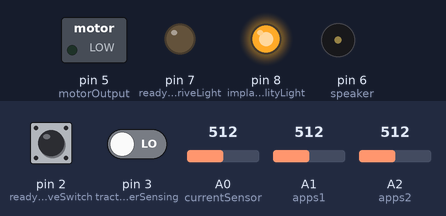
This sketch was run on a simulated Arduino Uno, built with avr-gcc and run on an emulated ATmega328P. Parts: switched loads named in the sketch (green lamp = pin HIGH), output pins drawn as LEDs (lit = HIGH), buzzer (waves = sounding, pin HIGH). The test bench sets the inputs (shaded band); at power-on: A1 (apps1) = 512, A2 (apps2) = 512, pin 2 (readyToDriveSwitch) HIGH, pin 3 (tractivePowerSensing) LOW, A0 (currentSensor) = 512. What the sketch prints to the serial monitor is not drawn.

Above: at 1.2 s.
1.3 s: A1 (apps1) set to 689
4.3 s: A1 (apps1) set to 717
At 5.3 s:
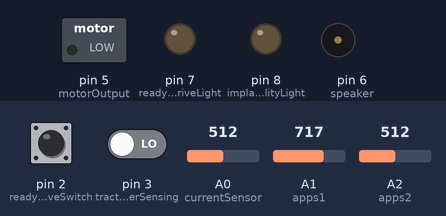
5.8 s: A2 (apps2) set to 536
At 6.4 s:
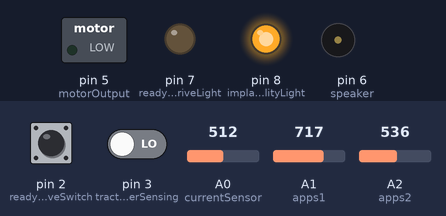
7.3 s: A2 (apps2) set to 511
At 7.6 s:
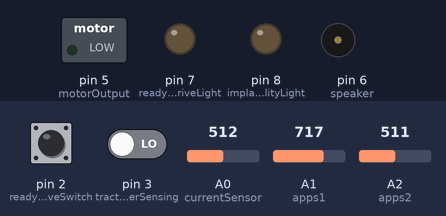
Timing chart, 0 to 9.8 s (numbered marks = the images above; inputs shaded):
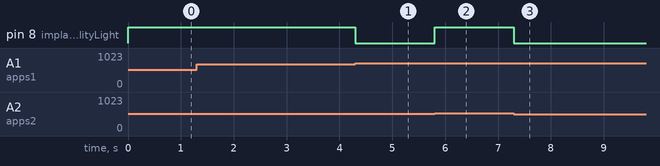

The sketch:

Trial_Motor_Controller.ino
```cpp
#include <TimerOne/TimerOne.h>
#include <Arduino.h>

#define currentSensor 0
#define apps1 1
#define apps2 2

#define readyToDriveSwitch 2
#define tractivePowerSensing 3
#define brakeLightSwitch 4
#define motorOutput 5
#define speaker 6
#define readyToDriveLight 7
#define implausibilityLight 8

volatile int soundTimer = 0;
volatile bool readyToDrive = false;
volatile bool flash = false;

void readyToDriveChange() {
    if (digitalRead(readyToDriveSwitch) == LOW) {
        analogWrite(motorOutput, 0); //cut the power
        digitalWrite(speaker, LOW); //cancel the ready sound

        readyToDrive = false;
        digitalWrite(readyToDriveLight, LOW);
    } else if (digitalRead(brakeLightSwitch) == HIGH && digitalRead(tractivePowerSensing) == HIGH) {
        // RTD switched on, brake pedal pressed, TS on
        readyToDrive = true;
        digitalWrite(readyToDriveLight, HIGH);

        soundTimer = 2;
        digitalWrite(speaker, HIGH);
    }
}

void lostTractivePower() {
    analogWrite(motorOutput, 0); //cut the power
    digitalWrite(speaker, LOW); //cancel the ready sound

    readyToDrive = false;
    digitalWrite(readyToDriveLight, LOW);
}

void timer() {
    if (soundTimer > 0) {
        soundTimer = soundTimer - 1;
        if (soundTimer == 0) {
            digitalWrite(speaker, LOW);
        }
    }
}

void setup() {
    // put your setup code here, to run once:
    Serial.begin(115200);

    pinMode(analogInputToDigitalPin(currentSensor), INPUT);
    pinMode(analogInputToDigitalPin(apps1), INPUT);
    pinMode(analogInputToDigitalPin(apps2), INPUT);

    pinMode(readyToDriveSwitch, INPUT);
    pinMode(readyToDriveLight, OUTPUT);
    pinMode(brakeLightSwitch, INPUT);
    pinMode(motorOutput, OUTPUT);
    pinMode(speaker, OUTPUT);
    pinMode(tractivePowerSensing, INPUT);
    pinMode(implausibilityLight, OUTPUT);

    digitalWrite(brakeLightSwitch, LOW);
    digitalWrite(readyToDriveSwitch, LOW);

    TCCR0B = TCCR0B & B11111000 | B00000001; // for PWM frequency of 62500.00 Hz

    attachInterrupt(digitalPinToInterrupt(readyToDriveSwitch), readyToDriveChange, CHANGE);
    attachInterrupt(digitalPinToInterrupt(tractivePowerSensing), lostTractivePower, FALLING);

    Timer1.initialize(1500000l);
    Timer1.attachInterrupt(timer);

    Serial.println("Hello");
}

bool plausibilityCheck(int pot1, int pot2) {
    float pc1 = ((float) pot1 - 160) / 28.7;
    float pc2 = (float) pot2 / 24.3;

    float ratio = pc1 / pc2;

    return (ratio > 0.9) && (ratio < 1.1);
}

void loop() {
    // put your main code here, to run repeatedly:

    float V_1 = ((1 / 5) * 1023);
    float V_1075 = ((1.075 / 5) * 1023);
    float V_25 = ((2.5 / 5) * 1023);
    float V_3 = ((3 / 5) * 1023);

    int currentSens = analogRead(currentSensor); //Read current sensor voltage from pin 0
    int accelPot1 = analogRead(apps1); //Read pedal pot 1 voltage
    int accelPot2 = analogRead(apps2); //Read pedal pot 2 voltage
    int powerReq = 0; //Set power requested to 0

    bool plausible = plausibilityCheck(accelPot1, accelPot2);
    if (readyToDrive && plausible) {
        float accelPosition = accelPot2 * 0.136612021857924;
        float currentSensPerc = (((currentSens - V_25) / V_1075) * 100); //Calculate current draw %
        float powerReq1 = accelPosition - currentSensPerc;
        powerReq = map(powerReq1, 0, 100, 184, 654); //0.9V to 3.2V

        analogWrite(motorOutput, powerReq / 4);
    } else {
        analogWrite(motorOutput, 0);
    }

    if (plausible) {
        digitalWrite(implausibilityLight, LOW);
    } else {
        digitalWrite(implausibilityLight, HIGH);

        Serial.println("Implausible!");
        Serial.print(accelPot1); Serial.print(" "); Serial.print(accelPot2);
    }
}
```

Measured:
- the behaviour switches between 704 and 705 on A1 (apps1) (found by bisection; images 0 and 1)
- the behaviour switches between 524 and 525 on A2 (apps2) (found by bisection; images 1 and 2)
- after the input at 4.3 s, pin 8 (implausibilityLight): HIGH → LOW at once
- after the input at 5.8 s, pin 8 (implausibilityLight): LOW → HIGH at once
- after the input at 7.3 s, pin 8 (implausibilityLight): HIGH → LOW at once
